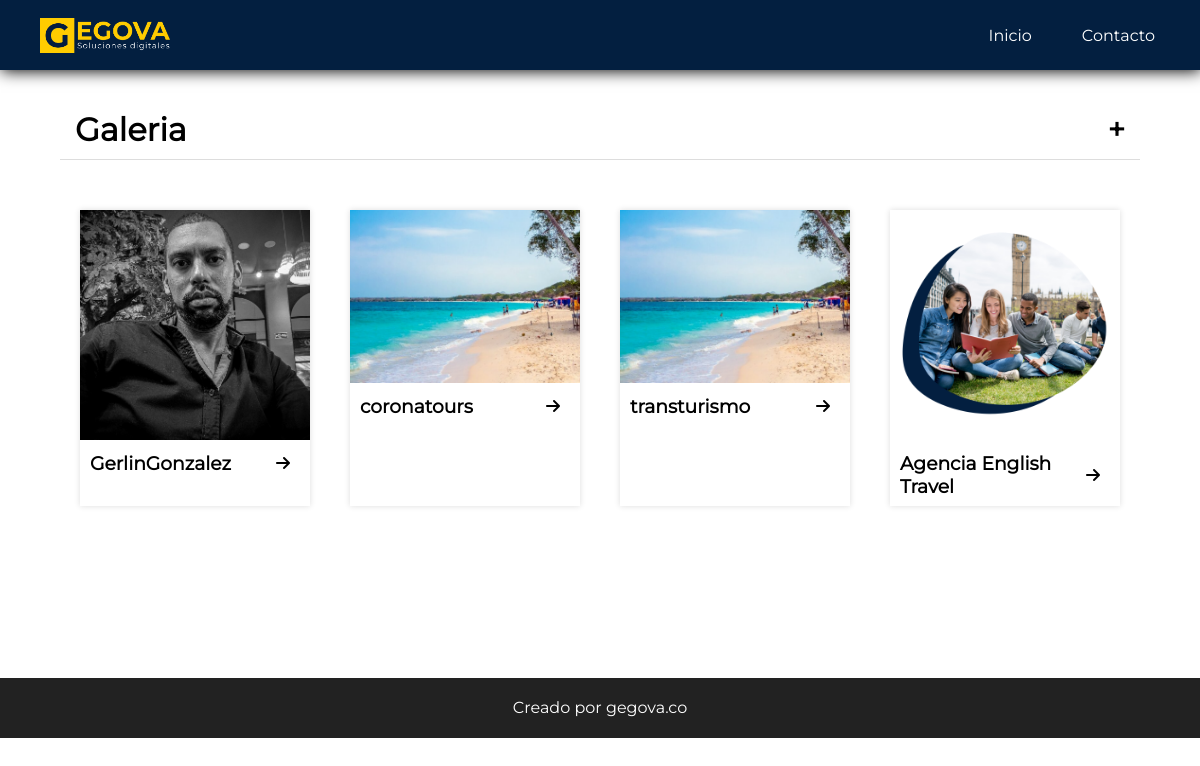
The page / on the database its author committed.
### core/models.py (models this page shows, shortened)
class Client(models.Model):
    name = models.CharField(max_length=200, verbose_name="Nombre")
    image = models.ImageField(default="null", upload_to="Client", verbose_name="Imagen")
    create_ad = models.DateTimeField(auto_now_add=True, verbose_name="Creado el ")
    update_ad = models.DateTimeField(auto_now=True, verbose_name="Actualizado el ")

### core/views.py (the view)
# urls.py: 2. Add a URL to urlpatterns:  path('', views.home, name='home')
def home(request):
    client = Client.objects.all()
    return render(request, "home.html", {
        "title" : "Galeria",
        "clients": client
    })

### core/templates/home.html (shortened to what this page needs)
{% extends 'layout/index.html' %} {% load static %}  {% block content %}
<div class="header-title">
  <h1>{{title}}</h1>
  <div class="add">+</div>
</div>
<div class="box">
  {% for client in clients %}
  <div class="box-client">
    <img src="{{client.image.url}}" alt="{{client.name}}" />
    <div class="detail">
      <h3>{{client.name}}</h3>
      <a href="{% url 'client' %}">
        <i class="fa-solid fa-arrow-right"></i>
      </a>
    </div>
  </div>
  {% endfor %}
</div>
{% endblock %}

### core/static/css/style.css (style rules this page uses)
* { margin: 0px; padding: 0px; }
body { font-family: "Montserrat"; }
.content h1 { text-align: center; }
.header-title { display: flex; justify-content: space-between; padding-left: 15px; padding-right: 15px; padding-bottom: 10px; border-bottom: 1px solid #ddd; }
.header-title .add { display: flex; justify-content: center; align-items: center; font-size: 30px; font-weight: bold; transition: all 200ms; }
.box { display: flex; justify-content: space-between; margin-top: 35px; }
.box-client { flex-grow: 1; width: 20%; margin: 15px 20px; box-shadow: 0px 0px 6px 0px #ddd; }
.box-client img { width: 100%; }
.box-client h3 { padding: 8px 10px; }
.box-client .detail { display: flex; justify-content: space-between; align-items: center; padding-right: 20px; }
.box-client .detail a { text-decoration: none; color: #000; transition: all 200ms; }

### core/static/css/nav/style.css (style rules this page uses)
* { margin: 0px; padding: 0px; }
body { font-family: "Montserrat"; }

### rows shown on the page
Client: image (picture), name "GerlinGonzalez"
Client: image (picture), name "coronatours"
Client: image (picture), name "transturismo"
Client: image (picture), name "Agencia English Travel"

### other values the page prints
{{ title }} "Galeria"
